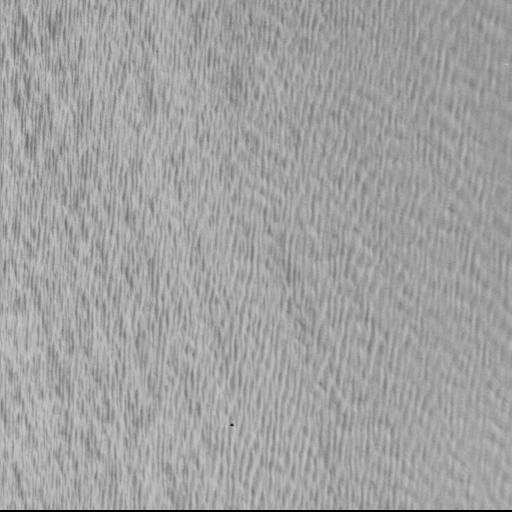
#> input picture data/host_images/1.1.08.tiff, 512 x 512 px
$ python -i watermark_pipeline.py   (imports and definitions only)
#> lines starting #> are read from the running program, lines starting #| are printed output that depends on the picture
#> further down, picture is the input picture: shape (512, 512, 3); min 0, max 199, mean 161.4
import cv2
import numpy as np
import pywt
import os
import importlib
import math
from scipy.fftpack import dct, idct
from skimage.metrics import structural_similarity as ssim_func
import pandas as pd


# [134 lines left out: functions keypoints_to_array, array_to_keypoints, save_key_file, load_key_file, redistribute_block, scramble_watermark and 1 more, not called in this run]

# --- 2. BASIC DCT FUNCTIONS ---

def apply_dct2(block):
    return dct(dct(block.T, norm='ortho').T, norm='ortho')

def apply_idct2(block):
    return idct(idct(block.T, norm='ortho').T, norm='ortho')

# [7 lines left out: function calculate_entropy, not called in this run]

COEFF_POS = [(1, 1)]

JPEG_GRID_SIZE = 8
SIFT_RATIO_TEST = 0.75
MIN_AFFINE_MATCHES = 2
MIN_AFFINE_INLIERS = 4
MIN_AFFINE_INLIER_RATIO = 0.75

# [374 lines left out: functions filter_keypoints_in_annulus, align_roi_center_to_jpeg_grid, embed_watermark, extract_watermark, attack_salt_pepper, attack_jpeg and 1 more, not called in this run]

def attack_gaussian_filter(img, size=3, sigma=0.1):
    return cv2.GaussianBlur(img, (size, size), sigma)

def attack_median_filter(img, size=3):
    return cv2.medianBlur(img, size)

def attack_average_filter(img, size=3):
    return cv2.blur(img, (size, size))

# [31 lines left out: functions attack_sharpening, attack_rotation, attack_cropping_corner, attack_center_cropping, attack_scaling, not called in this run]

def attack_brightness(img, value=50):
    return cv2.convertScaleAbs(img, alpha=1, beta=value)

def attack_contrast(img, factor=1.2):
    return cv2.convertScaleAbs(img, alpha=factor, beta=0)

# [28 lines left out: functions attack_brightness_adjustment, attack_speckle_noise, attack_gamma_correction, attack_jpeg2000, not called in this run]

def attack_histogram_equalization(img):
    """
    Histogram equalization to test robustness under illumination redistribution [cite: 493, 625, 850].
    """
    img_yuv = cv2.cvtColor(img, cv2.COLOR_BGR2YCrCb)
#> img_yuv: shape (512, 512, 3); mean of channels 0, 1, 2 161.4, 128, 128
    # Apply only on the Y (luminance) channel to limit color distortion
    img_yuv[:, :, 0] = cv2.equalizeHist(img_yuv[:, :, 0])
#> img_yuv: shape (512, 512, 3); mean of channels 0, 1, 2 129.8, 128, 128
    return cv2.cvtColor(img_yuv, cv2.COLOR_YCrCb2BGR)
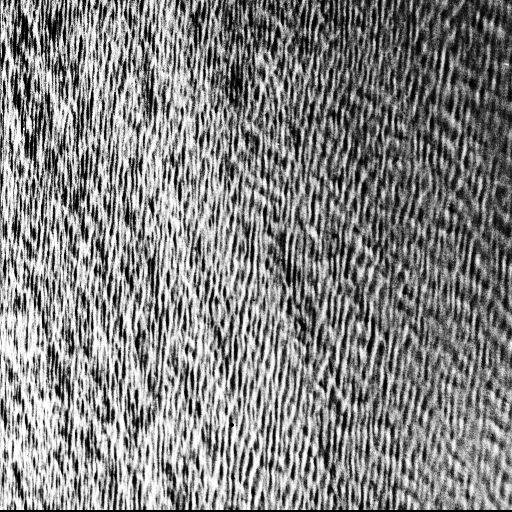
#> returned value: shape (512, 512, 3); min 0, max 255, mean 129.8

def attack_histogram_equalization_blend(img, blend=0.5):
    """Blend original luminance with equalized luminance."""
    blend = float(np.clip(blend, 0.0, 1.0))
    eq = attack_histogram_equalization(img)
    return cv2.addWeighted(eq, blend, img, 1.0 - blend, 0)
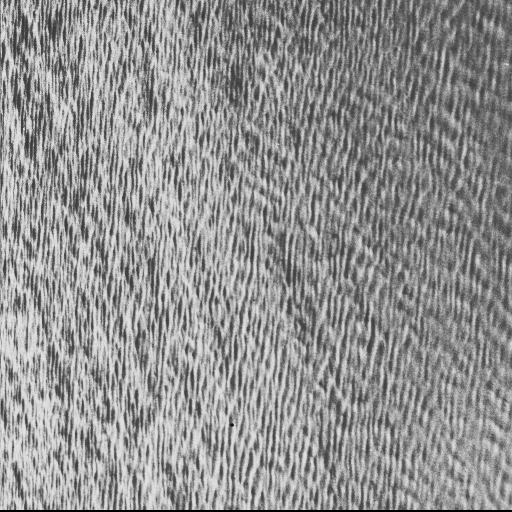
#> returned value: shape (512, 512, 3); min 0, max 227, mean 145.6


# [1095 lines left out: functions get_attack_scenarios, optimize_alpha_bayesian, _pareto_front, _select_knee_point, optimize_pareto_roi_alpha, optimize_fast and 4 more, not called in this run]

def get_text_payload_bits_len(text, encoding="utf-8"):
    payload = text.encode(encoding)
    return 16 + len(payload) * 8

# [47 lines left out: functions get_id_payload_bits_len, choose_repeat_k_to_fill, choose_payload_repeat_to_fill, not called in this run]

def bytes_to_bit_string(payload):
    return ''.join(format(b, '08b') for b in payload)

# [798 lines left out: functions bit_string_to_bytes, shuffle_bits, unshuffle_bits, text_to_payload_bits, text_to_payload_bits_unshuffled, id_to_payload_bits and 19 more, not called in this run]

>>> import cv2
>>> picture = cv2.imread('../data/host_images/1.1.08.tiff')
>>> result = attack_histogram_equalization_blend(picture)

$ run again, on data/host_images/1.1.09.tiff
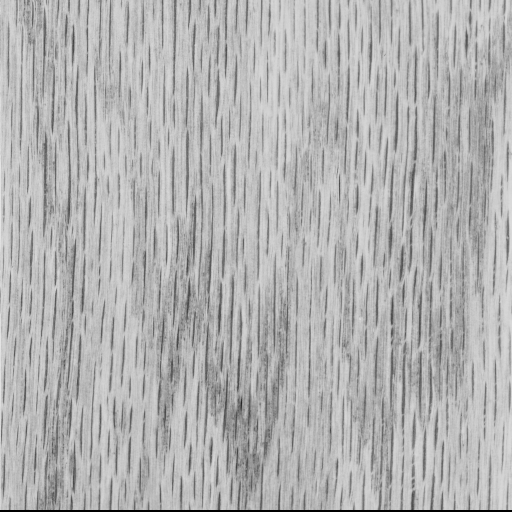
#> input picture data/host_images/1.1.09.tiff, 512 x 512 px
#> picture is the input picture: shape (512, 512, 3); min 0, max 229, mean 178.6
#> in attack_histogram_equalization, `return cv2.cvtColor(img_yuv, cv2.COLOR_YCrCb2BGR)`:
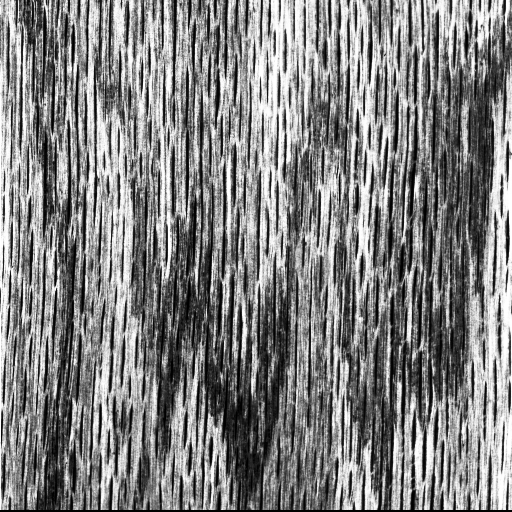
#> returned value: shape (512, 512, 3); min 0, max 255, mean 129.1
#> in attack_histogram_equalization_blend, `return cv2.addWeighted(eq, blend, img, 1.0 - blend, 0)`:
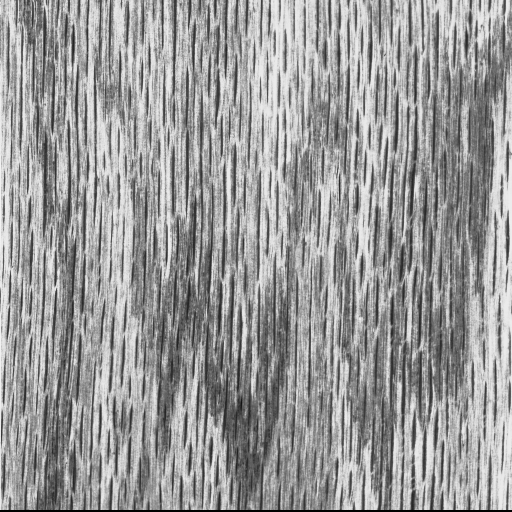
#> returned value: shape (512, 512, 3); min 0, max 242, mean 153.8

$ run again, on data/host_images/1.5.01.tiff
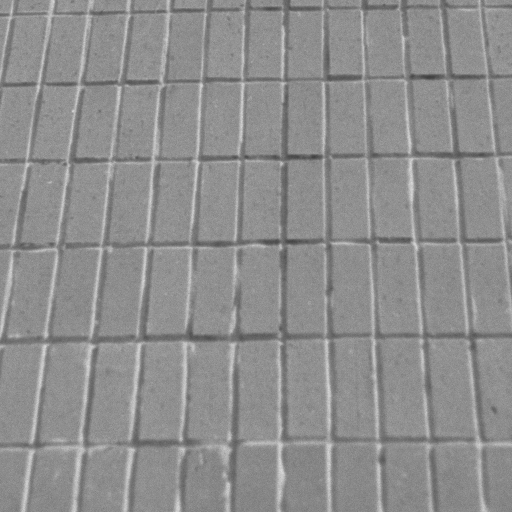
#> input picture data/host_images/1.5.01.tiff, 512 x 512 px
#> picture is the input picture: shape (512, 512, 3); min 63, max 218, mean 142
#> in attack_histogram_equalization, `return cv2.cvtColor(img_yuv, cv2.COLOR_YCrCb2BGR)`:
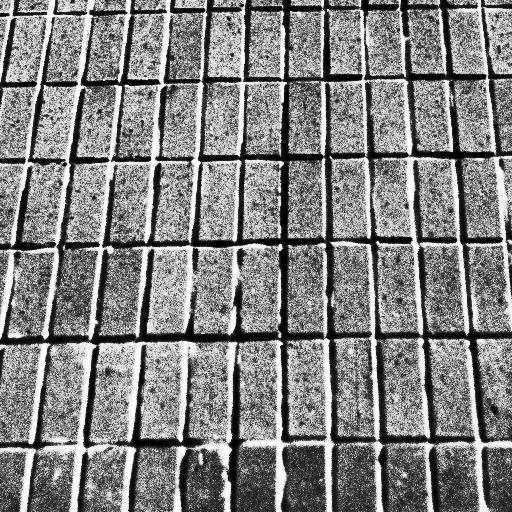
#> returned value: shape (512, 512, 3); min 0, max 255, mean 131.2
#> in attack_histogram_equalization_blend, `return cv2.addWeighted(eq, blend, img, 1.0 - blend, 0)`:
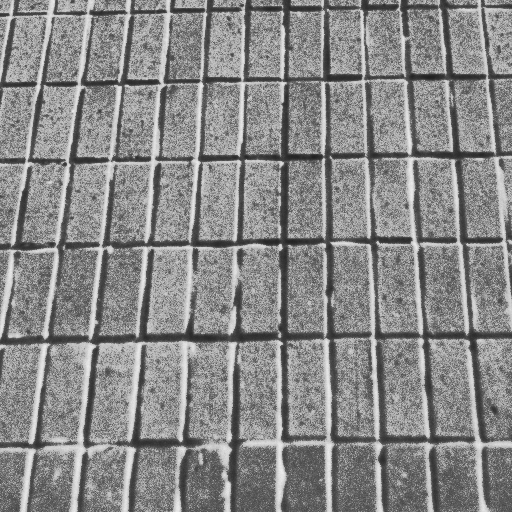
#> returned value: shape (512, 512, 3); min 32, max 236, mean 136.6

$ run again, on data/host_images/2.1.08.tiff
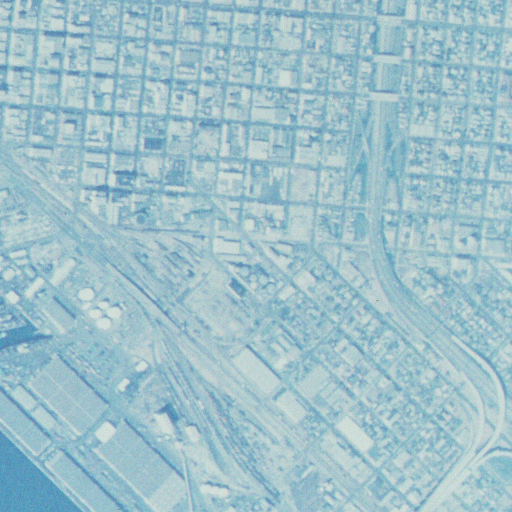
#> input picture data/host_images/2.1.08.tiff, 512 x 512 px
#> picture is the input picture: shape (512, 512, 3); mean B, G, R 202.2, 192.8, 158.9
#> in attack_histogram_equalization, `return cv2.cvtColor(img_yuv, cv2.COLOR_YCrCb2BGR)`:
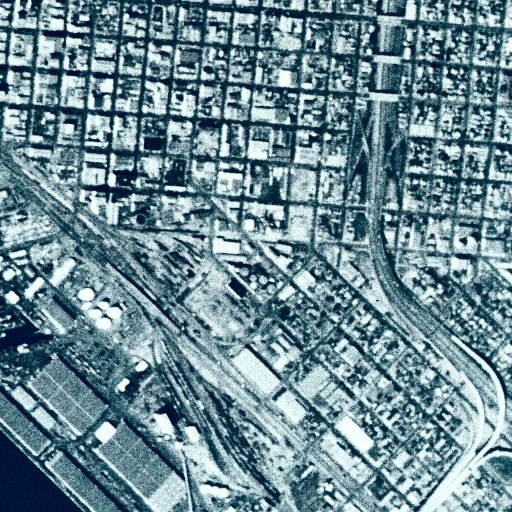
#> returned value: shape (512, 512, 3); mean B, G, R 148.4, 138.9, 107.5
#> in attack_histogram_equalization_blend, `return cv2.addWeighted(eq, blend, img, 1.0 - blend, 0)`:
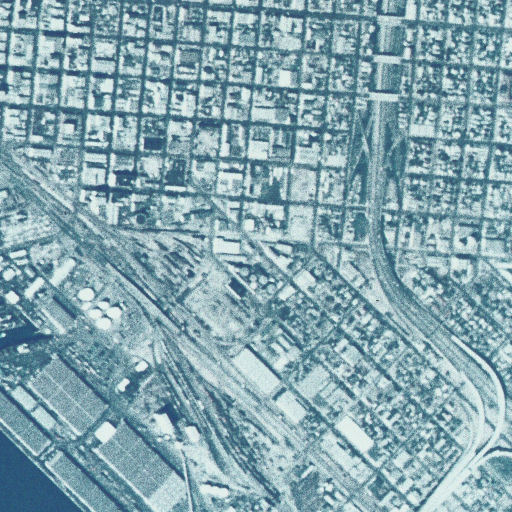
#> returned value: shape (512, 512, 3); mean of channels 0, 1, 2 175.3, 165.8, 133.2; drawn as B, G, R
